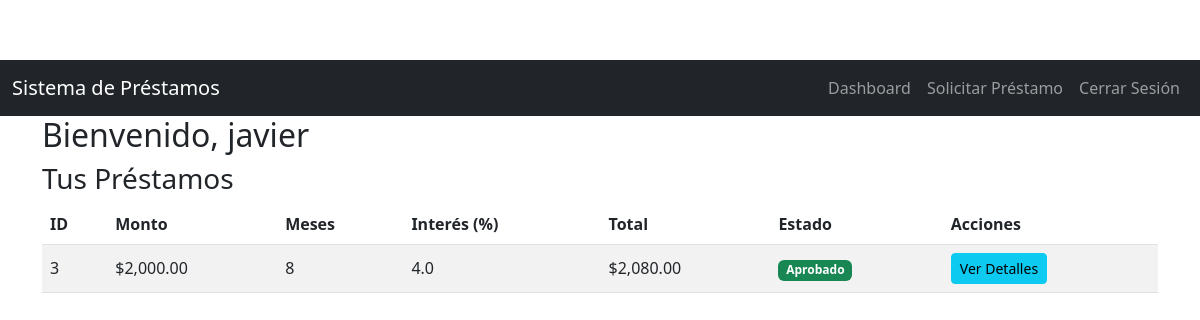
The app's page /dashboard (signed in) with its own data.
### loan_system/models.py (models this page shows)
class Usuario(UserMixin, db.Model):
    __tablename__ = 'usuarios'
    id = db.Column(db.Integer, primary_key=True)
    nombre = db.Column(db.String(150), nullable=False)
    direccion = db.Column(db.String(200), nullable=False)
    telefono = db.Column(db.String(20), nullable=False)
    correo = db.Column(db.String(120), unique=True, nullable=False)
    username = db.Column(db.String(80), unique=True, nullable=False)
    password = db.Column(db.String(200), nullable=False)
    rol = db.Column(db.String(20), nullable=False, default='cliente')
    prestamos = db.relationship('Prestamo', backref='usuario', lazy=True)

class Prestamo(db.Model):
    __tablename__ = 'prestamos'
    id = db.Column(db.Integer, primary_key=True)
    monto = db.Column(db.Float, nullable=False)
    meses = db.Column(db.Integer, nullable=False)
    interes = db.Column(db.Float, nullable=False)
    total = db.Column(db.Float, nullable=False)
    estado = db.Column(db.String(20), nullable=False, default='pendiente')  # Nuevo campo
    usuario_id = db.Column(db.Integer, db.ForeignKey('usuarios.id'), nullable=False)
    amortizaciones = db.relationship('Amortizacion', backref='prestamo', lazy=True)

### loan_system/app.py (the view)
    @app.route('/dashboard')
    @login_required
    def dashboard():
        if current_user.rol == 'admin':
            abort(403)  # Administradores no acceden al dashboard
        prestamos = Prestamo.query.filter_by(usuario_id=current_user.id).all()
        return render_template('dashboard.html', prestamos=prestamos)

### loan_system/templates/dashboard.html
{% extends "base.html" %}
{% block content %}
  <h2>Bienvenido, {{ current_user.nombre }}</h2>
  <h3>Tus Préstamos</h3>
  {% if prestamos %}
    <table class="table table-striped">
      <thead>
        <tr>
          <th>ID</th>
          <th>Monto</th>
          <th>Meses</th>
          <th>Interés (%)</th>
          <th>Total</th>
          <th>Estado</th>
          <th>Acciones</th>
        </tr>
      </thead>
      <tbody>
        {% for prestamo in prestamos %}
          <tr>
            <td>{{ prestamo.id }}</td>
            <td>${{ "{:,.2f}".format(prestamo.monto) }}</td>
            <td>{{ prestamo.meses }}</td>
            <td>{{ prestamo.interes }}</td>
            <td>${{ "{:,.2f}".format(prestamo.total) }}</td>
            <td>
              {% if prestamo.estado == 'pendiente' %}
                  <span class="badge bg-warning text-dark">En Proceso de Aceptación</span>
              {% elif prestamo.estado == 'aprobado' %}
                  <span class="badge bg-success">Aprobado</span>
              {% elif prestamo.estado == 'rechazado' %}
                  <span class="badge bg-danger">Rechazado</span>
              {% endif %}
            </td>
            <td>
              {% if prestamo.estado == 'aprobado' %}
                <a href="{{ url_for('historial', prestamo_id=prestamo.id) }}" class="btn btn-info btn-sm">Ver Detalles</a>
              {% elif prestamo.estado == 'pendiente' %}
                <button class="btn btn-secondary btn-sm" disabled>En Proceso</button>
              {% elif prestamo.estado == 'rechazado' %}
                <button class="btn btn-danger btn-sm" disabled>Rechazado</button>
              {% endif %}
            </td>
          </tr>
        {% endfor %}
      </tbody>
    </table>
  {% else %}
    <p>No tienes préstamos registrados.</p>
  {% endif %}
{% endblock %}

### loan_system/static/css/styles.css (style rules this page uses)
body { padding-top: 60px; }
.table th, .table td { vertical-align: middle; }

### records on screen
Usuario: nombre "javier"
Prestamo: id "3", monto "2,000.00", meses "8", interes "4.0", total "2,080.00", estado "Aprobado"
